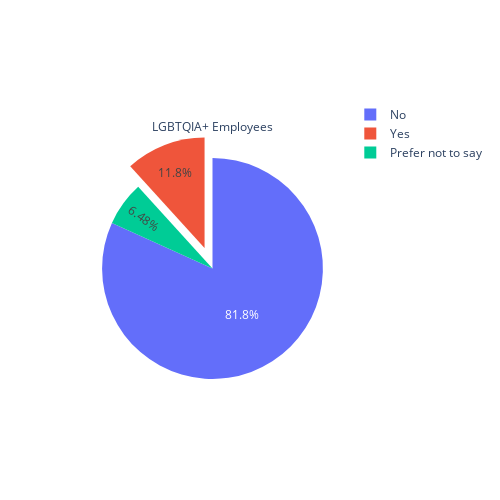

The code cell stored with this chart in its notebook:
### Code cell
import plotly.graph_objects as go
fig = go.Figure(data=[go.Pie(labels=dei_df.groupby('LGBTQ').count()['Id'].index.tolist(), values=dei_df.groupby('LGBTQ').count()['Id'].tolist(), pull=[0, 0, 0.2, 0], title='LGBTQIA+ Employees')])
fig.update_layout(    width=500,
    height=500,)
fig.show()

### Figure 1 — Plotly figure (JSON) as saved in the notebook; plotly's stock layout.template omitted (floating-point values rounded to 4 significant figures)
{"data": [{"labels": ["No", "Prefer not to say", "Yes"], "pull": [0, 0, 0.2, 0], "title": {"text": "LGBTQIA+ Employees"}, "type": "pie", "values": [8177, 648, 1175]}], "layout": {"height": 500, "width": 500}}
